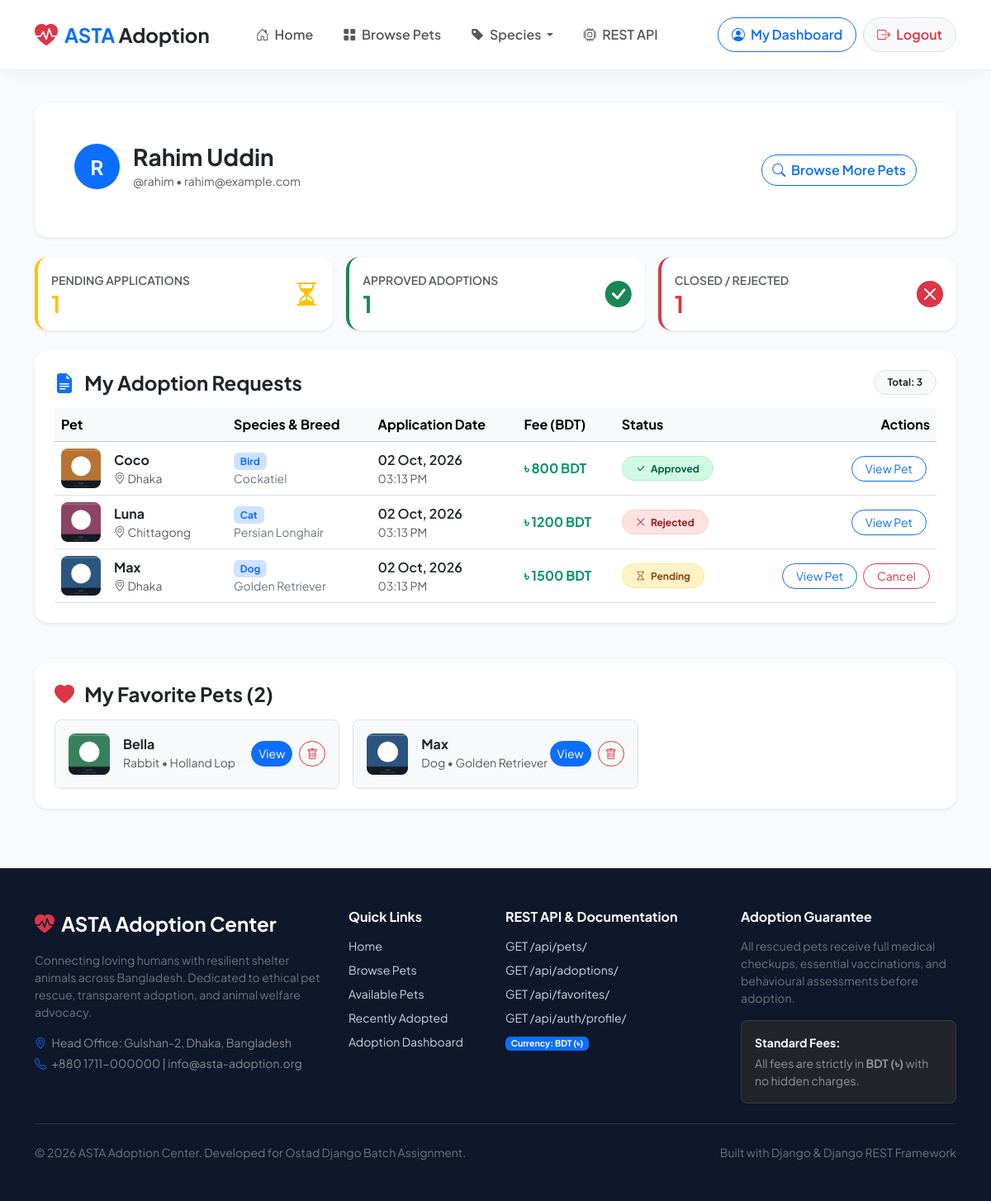
The app's page /dashboard/ (signed in) with its own data.
### pets/models.py (models this page shows, shortened)
class AdoptionRequest(models.Model):
    STATUS_CHOICES = [
        ('Pending', 'Pending'),
        ('Approved', 'Approved'),
        ('Rejected', 'Rejected'),
    ]
    user = models.ForeignKey(User, on_delete=models.CASCADE, related_name='adoption_requests')
    pet = models.ForeignKey(Pet, on_delete=models.CASCADE, related_name='adoption_requests')
    phone = models.CharField(max_length=25)
    address = models.TextField()
    reason = models.TextField(help_text="Why do you want to adopt this pet?")
    previous_pet_experience = models.BooleanField(
        default=False,
        help_text="Have you owned a pet before?"
    )
    message = models.TextField(blank=True, help_text="Additional message (optional)")
    status = models.CharField(max_length=20, choices=STATUS_CHOICES, default='Pending')
    created_at = models.DateTimeField(auto_now_add=True)
    updated_at = models.DateTimeField(auto_now=True)
    class Meta:
        ordering = ['-created_at']

class Pet(models.Model):
    ANIMAL_TYPE_CHOICES = [
        ('Dog', 'Dog'),
        ('Cat', 'Cat'),
        ('Bird', 'Bird'),
        ('Rabbit', 'Rabbit'),
        ('Other', 'Other'),
    ]
    GENDER_CHOICES = [
        ('Male', 'Male'),
        ('Female', 'Female'),
    ]
    STATUS_CHOICES = [
        ('Available', 'Available'),
        ('Adopted', 'Adopted'),
    ]
    name = models.CharField(max_length=100)
    animal_type = models.CharField(max_length=50, choices=ANIMAL_TYPE_CHOICES, default='Dog')
    breed = models.CharField(max_length=100)
    age = models.CharField(max_length=50, help_text="e.g. 2 years, 6 months")
    gender = models.CharField(max_length=10, choices=GENDER_CHOICES, default='Male')
    location = models.CharField(max_length=100, default='Dhaka')
    description = models.TextField()
    image = models.ImageField(upload_to='pets/', blank=True, null=True)
    status = models.CharField(max_length=20, choices=STATUS_CHOICES, default='Available')
    adoption_fee = models.DecimalField(
        max_digits=10,
        decimal_places=2,
        default=0.00,
        help_text="Adoption / Medical care fee in BDT"
    )
    created_at = models.DateTimeField(auto_now_add=True)
    updated_at = models.DateTimeField(auto_now=True)
    class Meta:
        ordering = ['-created_at']

class Favorite(models.Model):
    user = models.ForeignKey(User, on_delete=models.CASCADE, related_name='favorites')
    pet = models.ForeignKey(Pet, on_delete=models.CASCADE, related_name='favorited_by')
    created_at = models.DateTimeField(auto_now_add=True)
    class Meta:
        unique_together = ('user', 'pet')
        ordering = ['-created_at']

### pets/views.py (the view)
# urls.py: path('dashboard/', views.dashboard_view, name='dashboard'),
@login_required
def dashboard_view(request):
    user_requests = AdoptionRequest.objects.filter(user=request.user).select_related('pet')
    user_favorites = Favorite.objects.filter(user=request.user).select_related('pet')
    pending_count = user_requests.filter(status='Pending').count()
    approved_count = user_requests.filter(status='Approved').count()
    rejected_count = user_requests.filter(status='Rejected').count()
    context = {
        'adoption_requests': user_requests,
        'favorites': user_favorites,
        'pending_count': pending_count,
        'approved_count': approved_count,
        'rejected_count': rejected_count,
    }
    return render(request, 'pets/dashboard.html', context)

### pets/context_processors.py (called while the page is built)
def site_settings(request):
    favorite_pet_ids = []
    if request.user.is_authenticated:
        favorite_pet_ids = list(
            Favorite.objects.filter(user=request.user).values_list('pet_id', flat=True)
        )
    return {
        'SITE_NAME': 'ASTA Adoption Center',
        'SITE_TAGLINE': 'Find Your Loyal Companion & Rescue a Loving Friend',
        'CURRENCY': 'BDT',
        'CURRENCY_SYMBOL': '৳',
        'PET_CATEGORIES': [
            {'name': 'Dog', 'icon': 'bi-suit-heart-fill'},
            {'name': 'Cat', 'icon': 'bi-emoji-smile'},
            {'name': 'Bird', 'icon': 'bi-feather'},
            {'name': 'Rabbit', 'icon': 'bi-flower1'},
            {'name': 'Other', 'icon': 'bi-stars'},
        ],
        'user_favorite_pet_ids': favorite_pet_ids,
    }

### templates/pets/dashboard.html (shortened to what this page needs)
{% extends 'base.html' %}
{% block content %}
<div class="container py-4">
  <div class="card border-0 shadow-sm rounded-4 p-4 p-md-5 mb-4 bg-white">
    <div class="row align-items-center">
      <div class="col-md-8">
        <div class="d-flex align-items-center mb-2">
          <div class="bg-primary text-white rounded-circle d-flex align-items-center justify-content-center me-3" style="width: 55px; height: 55px; font-size: 1.5rem; font-weight: 700;">
            {{ user.first_name|default:user.username|make_list|first|upper }}
          </div>
          <div>
            <h3 class="fw-bold mb-0">{{ user.first_name }} {{ user.last_name }}</h3>
            <span class="text-muted small">@{{ user.username }} • {{ user.email }}</span>
          </div>
        </div>
      </div>
      <div class="col-md-4 text-md-end mt-3 mt-md-0">
        <a href="{% url 'pet_list' %}" class="btn btn-outline-primary rounded-pill fw-semibold">
          <i class="bi bi-search me-1"></i> Browse More Pets
        </a>
      </div>
    </div>
  </div>
  <div class="row g-3 mb-4">
    <div class="col-md-4">
      <div class="card border-0 shadow-sm rounded-4 p-3 bg-white border-start border-4 border-warning">
        <div class="d-flex justify-content-between align-items-center">
          <div>
            <small class="text-muted fw-semibold text-uppercase">Pending Applications</small>
            <h3 class="fw-bold text-warning mb-0">{{ pending_count }}</h3>
          </div>
          <i class="bi bi-hourglass-split fs-2 text-warning"></i>
        </div>
      </div>
    </div>
    <div class="col-md-4">
      <div class="card border-0 shadow-sm rounded-4 p-3 bg-white border-start border-4 border-success">
        <div class="d-flex justify-content-between align-items-center">
          <div>
            <small class="text-muted fw-semibold text-uppercase">Approved Adoptions</small>
            <h3 class="fw-bold text-success mb-0">{{ approved_count }}</h3>
          </div>
          <i class="bi bi-check-circle-fill fs-2 text-success"></i>
        </div>
      </div>
    </div>
    <div class="col-md-4">
      <div class="card border-0 shadow-sm rounded-4 p-3 bg-white border-start border-4 border-danger">
        <div class="d-flex justify-content-between align-items-center">
          <div>
            <small class="text-muted fw-semibold text-uppercase">Closed / Rejected</small>
            <h3 class="fw-bold text-danger mb-0">{{ rejected_count }}</h3>
          </div>
          <i class="bi bi-x-circle-fill fs-2 text-danger"></i>
        </div>
      </div>
    </div>
  </div>
  <div class="card border-0 shadow-sm rounded-4 p-4 mb-5 bg-white">
    <div class="d-flex justify-content-between align-items-center mb-3">
      <h4 class="fw-bold mb-0">
        <i class="bi bi-file-earmark-text-fill text-primary me-2"></i> My Adoption Requests
      </h4>
      <span class="badge bg-light text-dark border px-3 py-2 rounded-pill">
        Total: {{ adoption_requests|length }}
      </span>
    </div>
    {% if adoption_requests %}
      <div class="table-responsive">
        <table class="table table-hover align-middle mb-0">
          <thead class="table-light">
            <tr>
              <th scope="col">Pet</th>
              <th scope="col">Species & Breed</th>
              <th scope="col">Application Date</th>
              <th scope="col">Fee (BDT)</th>
              <th scope="col">Status</th>
              <th scope="col" class="text-end">Actions</th>
            </tr>
          </thead>
          <tbody>
            {% for req in adoption_requests %}
              <tr>
                <td>
                  <div class="d-flex align-items-center">
                    {% if req.pet.image %}
                      <img src="{{ req.pet.image.url }}" alt="{{ req.pet.name }}" class="rounded-3 me-3" style="width: 48px; height: 48px; object-fit: cover;">
                    {% else %}
                      <div class="rounded-3 me-3 bg-light d-flex align-items-center justify-content-center text-muted" style="width: 48px; height: 48px;">
                        <i class="bi bi-image"></i>
                      </div>
                    {% endif %}
                    <div>
                      <a href="{% url 'pet_detail' req.pet.pk %}" class="fw-bold text-dark text-decoration-none">
                        {{ req.pet.name }}
                      </a>
                      <div class="small text-muted"><i class="bi bi-geo-alt"></i> {{ req.pet.location }}</div>
                    </div>
                  </div>
                </td>
                <td>
                  <span class="badge bg-primary-subtle text-primary">{{ req.pet.animal_type }}</span>
                  <div class="small text-secondary">{{ req.pet.breed }}</div>
                </td>
                <td>
                  <span class="fw-semibold text-dark">{{ req.created_at|date:"d M, Y" }}</span>
                  <div class="small text-muted">{{ req.created_at|time:"h:i A" }}</div>
                </td>
                <td>
                  <span class="fw-bold currency-tag">
                    ৳ {{ req.pet.adoption_fee|floatformat:0 }} BDT
                  </span>
                </td>
                <td>
                  {% if req.status == 'Pending' %}
                    <span class="badge status-badge-pending px-3 py-2 rounded-pill fw-bold">
                      <i class="bi bi-hourglass me-1"></i> Pending
                    </span>
                  {% elif req.status == 'Approved' %}
                    <span class="badge status-badge-approved px-3 py-2 rounded-pill fw-bold">
                      <i class="bi bi-check-lg me-1"></i> Approved
                    </span>
                  {% elif req.status == 'Rejected' %}
                    <span class="badge status-badge-rejected px-3 py-2 rounded-pill fw-bold">
                      <i class="bi bi-x-lg me-1"></i> Rejected
                    </span>
                  {% endif %}
                </td>
                <td class="text-end">
                  <a href="{% url 'pet_detail' req.pet.pk %}" class="btn btn-sm btn-outline-primary rounded-pill px-3 me-1">
                    View Pet
                  </a>
                  {% if req.status == 'Pending' %}
                    <a href="{% url 'cancel_adoption' req.pk %}" class="btn btn-sm btn-outline-danger rounded-pill px-3" onclick="return confirm('Are you sure you want to cancel this adoption application?');">
                      Cancel
                    </a>
                  {% endif %}
                </td>
              </tr>
            {% endfor %}
          </tbody>
        </table>
      </div>
    {% endif %}
  </div>
  <div class="card border-0 shadow-sm rounded-4 p-4 bg-white">
    <div class="d-flex justify-content-between align-items-center mb-3">
      <h4 class="fw-bold mb-0">
        <i class="bi bi-heart-fill text-danger me-2"></i> My Favorite Pets ({{ favorites|length }})
      </h4>
    </div>
    {% if favorites %}
      <div class="row g-3">
        {% for fav in favorites %}
          <div class="col-md-6 col-lg-4">
            <div class="border rounded-3 p-3 d-flex align-items-center justify-content-between bg-light">
              <div class="d-flex align-items-center">
                {% if fav.pet.image %}
                  <img src="{{ fav.pet.image.url }}" alt="{{ fav.pet.name }}" class="rounded-3 me-3" style="width: 50px; height: 50px; object-fit: cover;">
                {% else %}
                  <div class="rounded-3 me-3 bg-white border d-flex align-items-center justify-content-center text-muted" style="width: 50px; height: 50px;">
                    <i class="bi bi-image"></i>
                  </div>
                {% endif %}
                <div>
                  <h6 class="fw-bold mb-0">{{ fav.pet.name }}</h6>
                  <small class="text-muted">{{ fav.pet.animal_type }} • {{ fav.pet.breed }}</small>
                </div>
              </div>
              <div class="d-flex gap-2">
                <a href="{% url 'pet_detail' fav.pet.pk %}" class="btn btn-sm btn-primary rounded-pill">
                  View
                </a>
                <form action="{% url 'toggle_favorite' fav.pet.pk %}" method="post">
                  <button type="submit" class="btn btn-sm btn-outline-danger rounded-pill" title="Remove">
                    <i class="bi bi-trash"></i>
                  </button>
                </form>
              </div>
            </div>
          </div>
        {% endfor %}
      </div>
    {% else %}
      <p class="text-muted small mb-0">
        You haven't saved any pets to your favorites yet. Click the ❤️ icon on any pet card to save them here!
      </p>
    {% endif %}
  </div>
</div>
{% endblock %}

### static/css/style.css (style rules this page uses)
:root { --primary-color: #2563eb; --primary-dark: #1d4ed8; --primary-light: #eff6ff; --secondary-color: #f59e0b; --accent-color: #ec4899; --emerald-color: #10b981; --emerald-light: #ecfdf5; --dark-text: #1e293b; --muted-text: #64748b; --bg-gradient: linear-gradient(135deg, #f8fafc 0%, #f1f5f9 100%); --card-shadow: 0 10px 25px -5px rgba(0, 0, 0, 0.05), 0 8px 10px -6px rgba(0, 0, 0, 0.05); --hover-shadow: 0 20px 25px -5px rgba(0, 0, 0, 0.1), 0 10px 10px -5px rgba(0, 0, 0, 0.04); }
body { font-family: 'Plus Jakarta Sans', 'Inter', -apple-system, BlinkMacSystemFont, sans-serif; color: var(--dark-text); background-color: #f8fafc; min-height: 100vh; display: flex; flex-direction: column; }
.currency-tag { color: #059669; font-weight: 700; }
.status-badge-pending { background-color: #fef3c7; color: #92400e; border: 1px solid #fde68a; }
.status-badge-approved { background-color: #d1fae5; color: #065f46; border: 1px solid #a7f3d0; }
.status-badge-rejected { background-color: #fee2e2; color: #991b1b; border: 1px solid #fecaca; }

### records on screen
AdoptionRequest: pet.image (picture), pet.name "Coco", pet.location "Dhaka", pet.animal_type "Bird", pet.breed "Cockatiel", created_at "02 Oct, 2026", created_at "03:13 PM", pet.adoption_fee "800", status "Approved" (drawn)
AdoptionRequest: pet.image (picture), pet.name "Luna", pet.location "Chittagong", pet.animal_type "Cat", pet.breed "Persian Longhair", created_at "02 Oct, 2026", created_at "03:13 PM", pet.adoption_fee "1200", status "Rejected" (drawn)
AdoptionRequest: pet.image (picture), pet.name "Max", pet.location "Dhaka", pet.animal_type "Dog", pet.breed "Golden Retriever", created_at "02 Oct, 2026", created_at "03:13 PM", pet.adoption_fee "1500", status "Pending" (drawn)
Favorite: pet.image (picture), pet.name "Bella", pet.animal_type "Rabbit", pet.breed "Holland Lop"
Favorite: pet.image (picture), pet.name "Max", pet.animal_type "Dog", pet.breed "Golden Retriever"

### other values on screen
{{ user.first_name|default:user.username|make_list|first|upper }} "R"
{{ user.first_name }} "Rahim"
{{ user.last_name }} "Uddin"
{{ user.username }} "rahim"
{{ user.email }} "rahim@example.com"
{{ pending_count }} "1"
{{ approved_count }} "1"
{{ rejected_count }} "1"
{{ adoption_requests|length }} "3"
{{ favorites|length }} "2"
